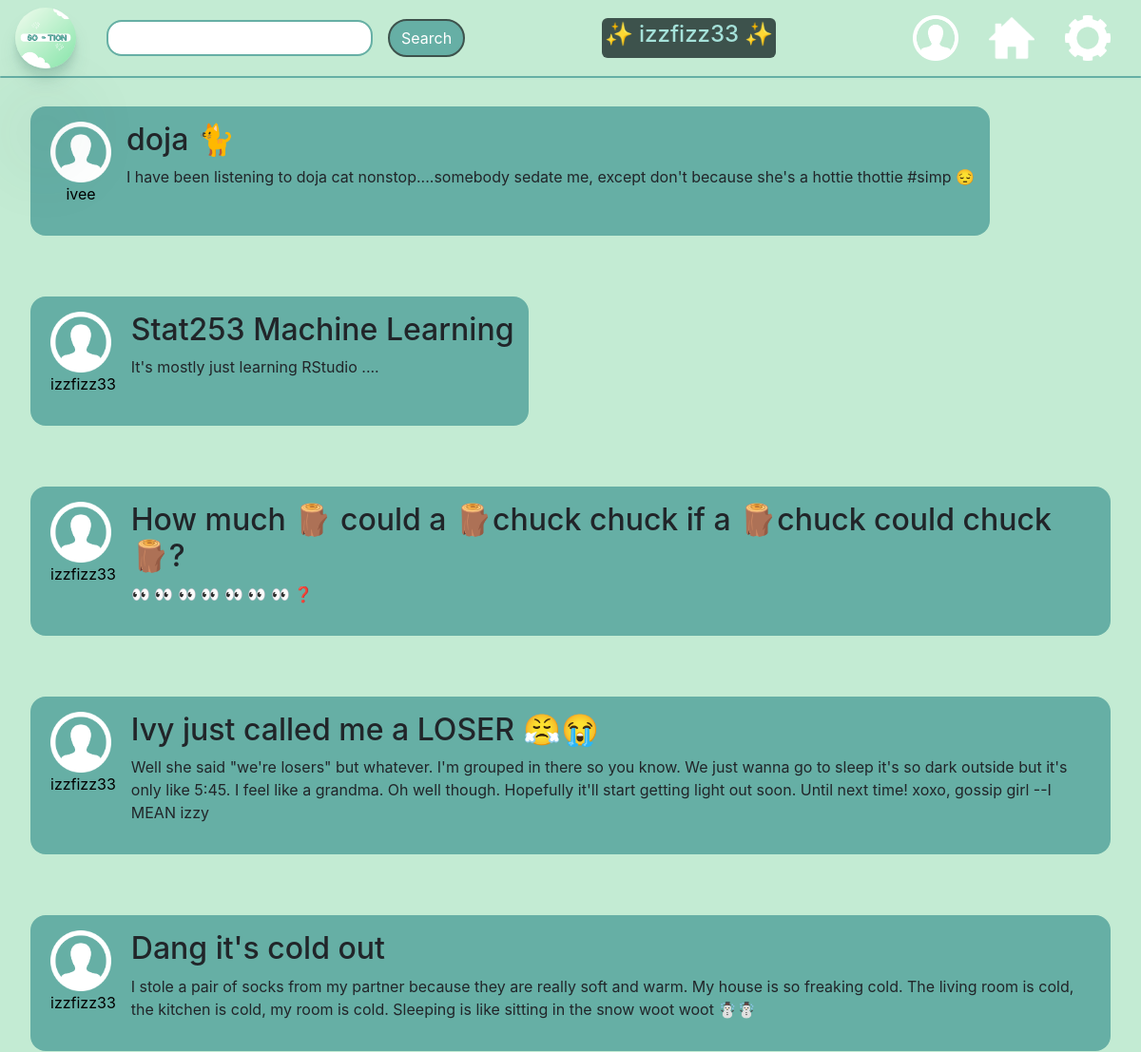
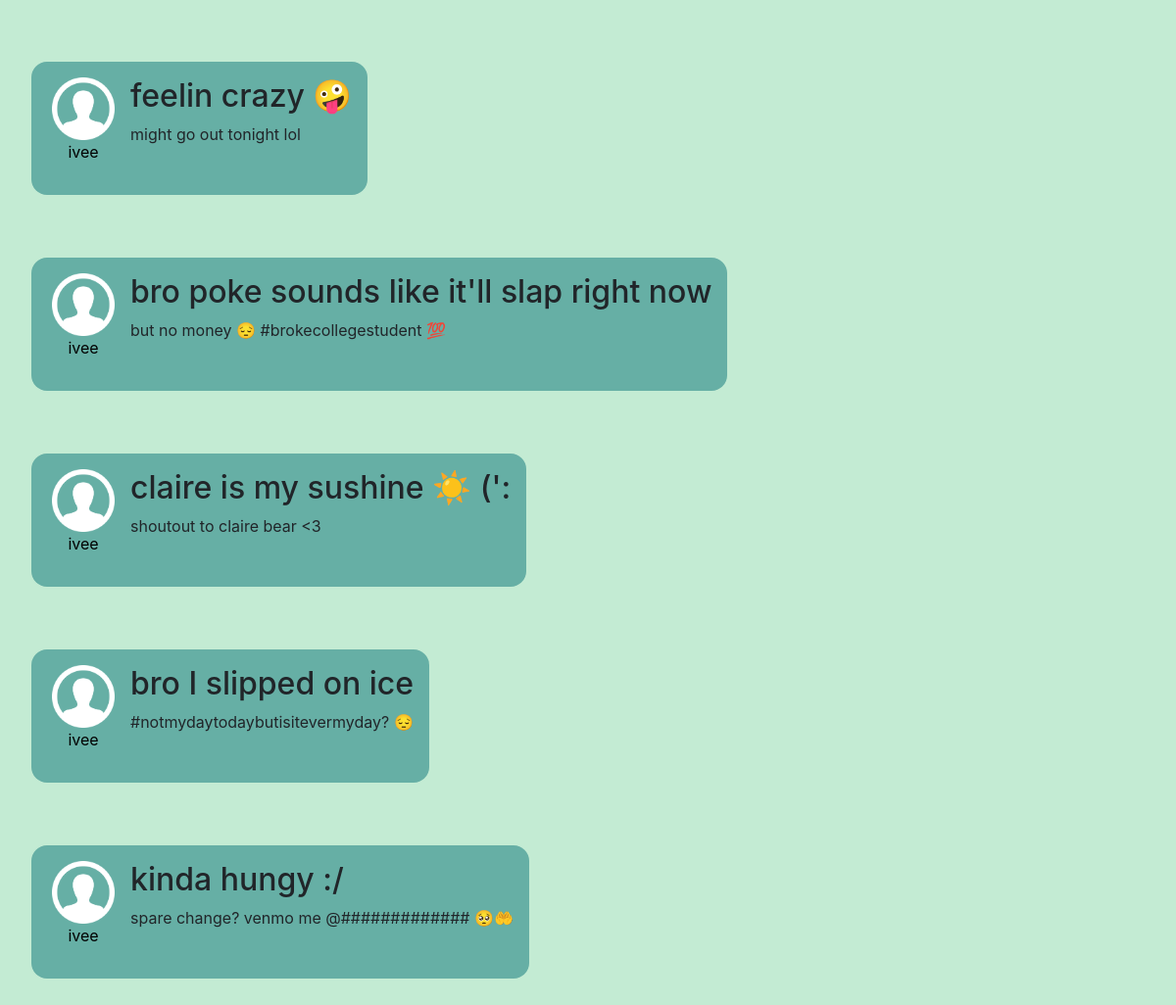
Page /homefeed (signed in) on the committed database (2 pictures, top to bottom).
### app.py (models this page shows, shortened)
class User(UserMixin, db.Model):
    id = db.Column(db.Integer, primary_key=True)
    email = db.Column(db.String(75), unique=True)
    username = db.Column(db.String(30), unique=True)
    password_hash = db.Column(db.String())
    is_authenticated = db.Column(db.Boolean, default=False)
    pfp_placement = db.Column(db.String(), default="center")
    bio = db.Column(db.String(), default="BIO HERE")
    darkMode = db.Column(db.Boolean, default = True)

class Post(db.Model):
    id = db.Column(db.Integer, primary_key=True)
    user_id = db.Column(db.Integer, unique=False)
    post_title = db.Column(db.String(300), unique=False)
    post_content = db.Column(db.String(2800), unique=False)
    profile_pic = db.Column(db.Boolean, default=False)
    post_username = db.Column(db.String(30))

### app.py (the view, shortened to what this page needs)
@app.route('/homefeed', methods=['POST', "GET"])
@login_required
def homefeed():
    form1 = SearchForm()
    title="'s Homefeed"
    username = current_user.username
    postz = Post.query.all()
    tenposts = postz[-10:]
    return render_template("homefeed.html", title=(current_user.username + title), username=username, post1=reversed(tenposts), form1=form1 )

### forms.py
class SearchForm(FlaskForm):
    searchword = StringField("searchword",validators=[InputRequired(), Length(min=4,max=15)])

### app.py (called while the page is built)
@login_manager.user_loader
def user_loader(user_id):
    return User.query.filter_by(id=user_id).first()

### templates/homefeed.html (shortened to what this page needs)
{% extends "base.html" %}
{% block content %}
<link rel="stylesheet" href="styles/homefeed.css">
{% for post in post1 %}
<div class="post">
  <div class="content">
    <a href="{{url_for('searchprofile', username=post.post_username)}}">
      <div class="pic-and-username">
        <img class="profile-icon" src="../images/profile-icon.png" alt="Profile picture">
        <p style="text-align: center;" class="username">{{ post.post_username }}</p>
      </div>
    </a>
    <div class="content-and-comments">
      <h2> {{ post.post_title }}</h2>
      <p> {{ post.post_content }}</p>
    </div>
  </div>
</div>
{% endfor %}
{% endblock content %}

### templates/base.html (shortened to what this page needs)
<!doctype html>
<html lang="en">
<head>
    <link rel="stylesheet" href="https://stackpath.bootstrapcdn.com/bootstrap/4.3.1/css/bootstrap.min.css"
>
    <link rel="stylesheet" href="../styles/homefeed.css">
</head>
<body>
    <nav class="fixed-top">
        <div class="navbar fixed-top nav">
            <div id="logo-and-search">
                <a href="{{ url_for('homefeed') }}">
                    <img class="navbar-logo" src="../images/So-tion-logo-pic.png" alt="So-tion logo" />
                </a>
                <form action="/search" method="POST">
                    {{ form1.searchword(class_="form-control") }}
                    <button type="submit" class="search-button btn btn-primary">Search</button>
                </form>
            </div>
            <div id='username-block'>
                <h4 id="username-text">&#x2728; {{username}} &#x2728;</h4>
            </div>
            <div id="right-navbar-images">
                <a href="{{ url_for('profile') }}">
                    <img class="profile-icon-navbar" src="../images/profile-icon.png" alt="profile icon button" /></a>
                <a href="{{ url_for('homefeed') }}">
                    <img class="home-navbar" src="../images/home.jpg" href="{{ url_for('homefeed') }}"
                        alt="Home button" /></a>
                <a href="{{ url_for('settings') }}">
                    <img class="gear-navbar" src="../images/gear.png" alt="Gear button" /></a>
            </div>
        </div>
        <div class="navbar-divider nav"></div>
    </nav>
    {% block content %}
    {% endblock %}
</body>
</html>

### static/styles/homefeed.css (style rules this page uses)
body { background-color: #c3ebd3; }
.navbar-logo { width: 4em; height: 4em; border-radius: 3em; border-width: 3em; box-shadow: 0 2.8px 2.2px rgba(24, 80, 72, 0.034), 0 6.7px 5.3px rgba(36, 110, 101, 0.048), 0 120.5px 179px rgba(33, 83, 77, 0.06), 0 12.3px 7.9px rgba(38, 83, 77, 0.072), 0 14.8px 20.4px rgba(25, 90, 81, 0.086), 0 100px 80px rgba(42, 90, 84, 0.12); }
.home-navbar, .gear-navbar, .profile-icon-navbar { width: 3em; height: 3em; position:relative; display: flex; justify-content: right; }
#logo-and-search { display: flex; justify-content: left; column-gap: 2em; }
#right-navbar-images { display: flex; justify-content: right; column-gap: 2em; margin-right: 1em; align-items: center; }
.navbar { display: flex; justify-content: space-between; position: fixed; }
.navbar-divider { height: 2px; background-color: #66afa5; margin-top: 5em; margin-bottom: 1em; border-radius: 5em; }
.post { display:flex; flex-direction: row; column-gap: 1em; border-width: 3em; padding: 2em; border-radius: 2px; border-color:black; }
.post:first-of-type { margin-top: 5em; }
.profile-icon { height:4em; width:4em; }
.fixed-top { position:fixed; background-color: #c3ebd3; }
.pic-and-username { display:flex; flex-direction: column; margin-right: 1em; margin-left: 5px; }
.content { display:flex; flex-direction: row; background-color: #66afa5; border-radius: 1em; padding: 1em; }
#username-block { background-color: #3D524c; padding: 3px; border-radius: 6px; color:#a5e1d9; }
.search-button { background-color: #66afa5; border:solid; border-width: 2px; border-color: #3D524c; border-radius: 35px; color:white; }
form { display: flex; align-items: center; column-gap: 1em; }
.form-control { border-radius: 1em; padding-left: 1em; border-color: #66afa5; border-width: 2px; }
a { text-decoration: none; color: black; }
.username { text-align: center; }

### rows in the picture
User: username "izzfizz33"
Post: post_username "ivee", post_title "doja 🐈", post_content "I have been listening to doja cat nonstop....somebody sedate me, except don't because she's a hottie thottie #simp 😔"
Post: post_username "izzfizz33", post_title "Stat253 Machine Learning", post_content "It's mostly just learning RStudio ...."
Post: post_username "izzfizz33", post_title "How much 🪵 could a 🪵chuck chuck if a 🪵chuck could chuck 🪵?", post_content "👀 👀 👀 👀 👀 👀 👀 ❓"
Post: post_username "izzfizz33", post_title "Ivy just called me a LOSER 😤😭", post_content "Well she said \"we're losers\" but whatever. I'm grouped in there so you know. We just wanna go to sleep it's so dark outside but it's only like 5:45. I feel like a grandma. Oh well though. Hopefully it'll start getting light out soon. Until next time! xoxo, gossip girl --I MEAN izzy"
Post: post_username "izzfizz33", post_title "Dang it's cold out", post_content "I stole a pair of socks from my partner because they are really soft and warm. My house is so freaking cold. The living room is cold, the kitchen is cold, my room is cold. Sleeping is like sitting in the snow woot woot ☃️☃"
Post: post_username "ivee", post_title "feelin crazy 🤪", post_content "might go out tonight lol"
Post: post_username "ivee", post_title "bro poke sounds like it'll slap right now", post_content "but no money 😔 #brokecollegestudent 💯"
Post: post_username "ivee", post_title "claire is my sushine ☀️ (':", post_content "shoutout to claire bear <3"
Post: post_username "ivee", post_title "bro I slipped on ice", post_content "#notmydaytodaybutisitevermyday? 😔"
Post: post_username "ivee", post_title "kinda hungy :/", post_content "spare change? venmo me @############# 🥺🤲"
